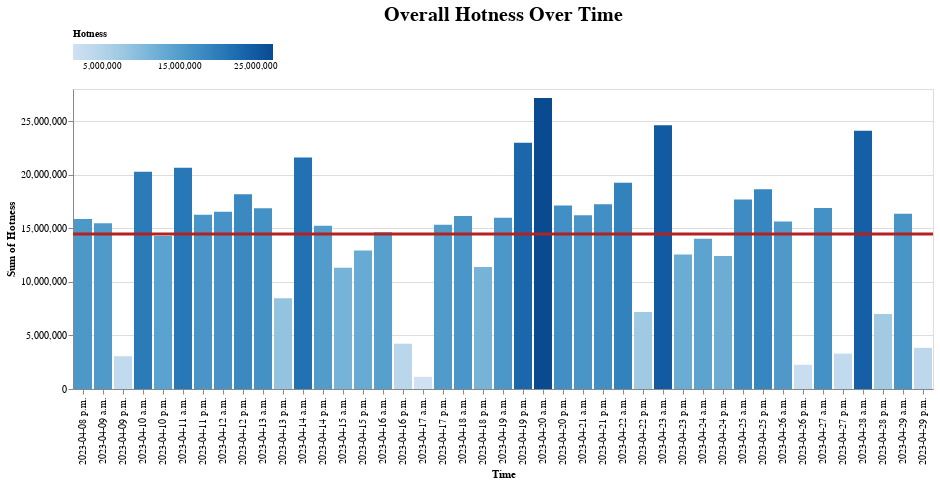

Notebook code for this chart:
### Code cell
import altair as alt
import seaborn as sns

source = grouped_morning_evening
brush = alt.selection(type='interval', encodings=['x'])

color_scale = alt.Scale(
    domain=(min(grouped_morning_evening['Sum of Hotness']), max(grouped_morning_evening['Sum of Hotness'])),
    scheme='blues',
    type="linear",
    nice=False,
    clamp=True
)

bars = alt.Chart().mark_bar().encode(
    x='Time:O',
    y=alt.Y('mean(Sum of Hotness):Q', axis=alt.Axis(title='Sum of Hotness')),
    color=alt.Color('Sum of Hotness:Q', scale=color_scale, legend=alt.Legend(title="Hotness", orient='top', labelFontSize=9, titleFontSize=10,symbolSize=100)),
    opacity=alt.condition(brush, alt.OpacityValue(1), alt.OpacityValue(0.3)),
).add_selection(
    brush
)

line = alt.Chart().mark_rule(color='firebrick').encode(
    y='mean(Sum of Hotness):Q',
    size=alt.SizeValue(3)
).transform_filter(
    brush
)

chart2 = alt.layer(bars, line, data=source, title={'text': "Overall Hotness Over Time", 'fontSize': 20})
chart2
